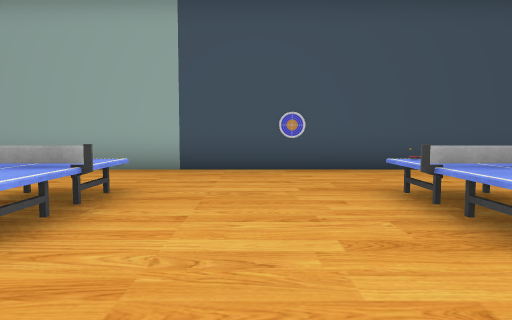
view 1 (above)

15 first-person views from a walk through a 3-D level made in the Unity game engine. The camera is 1.3 m above the floor, tilts 4° down and sees 70° across. The floor is counted in squares, 2 m on a side. Each view is taken from the middle of a square. On the plan, view 1 faces up. The plan holds only what a view shows up to about 11 squares ahead; the rest is blank. The place goes on beyond the plan. Some surface patterns are stand-ins.

view 2
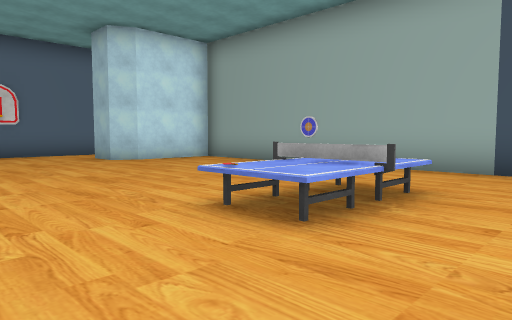

view 3
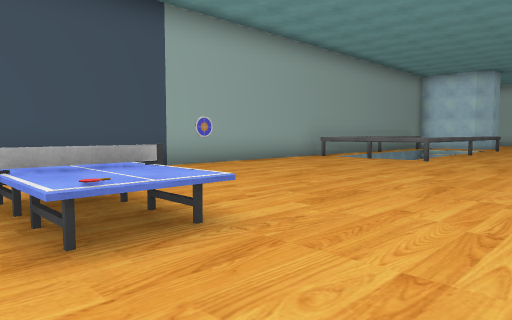

view 4
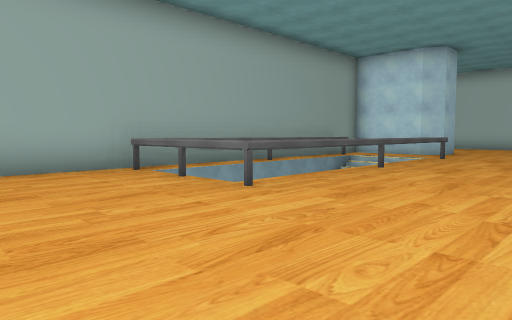

view 5
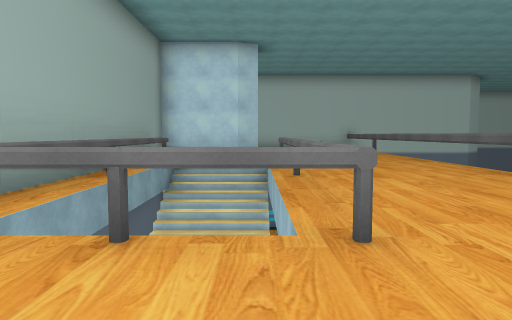

view 6
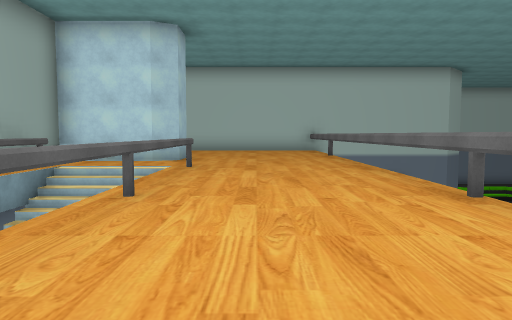

view 7
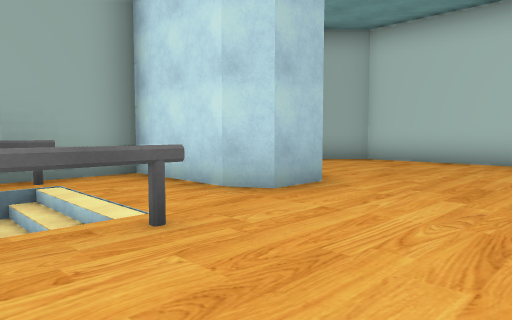

view 8
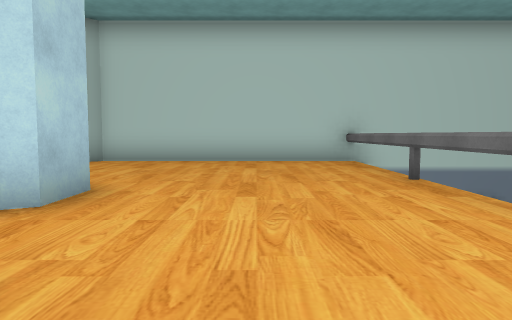

view 9
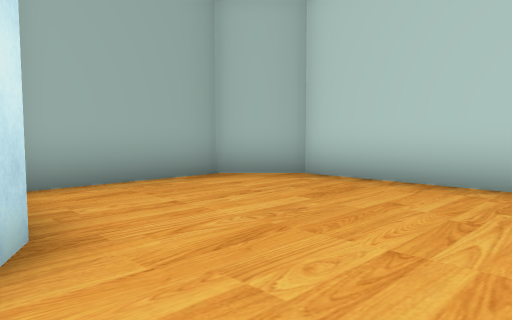

view 10
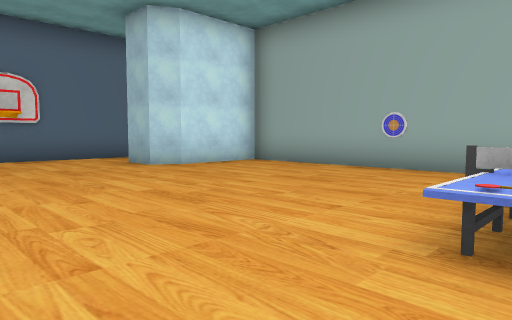

view 11
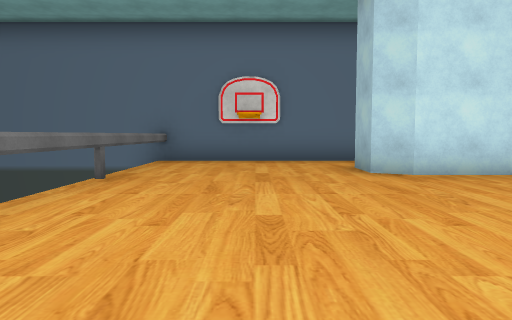

view 12
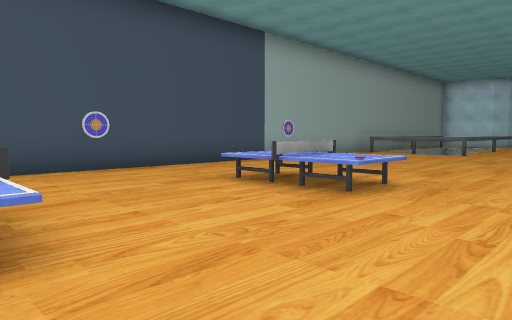

view 13
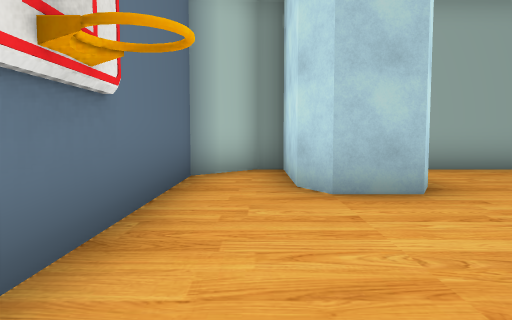

view 14
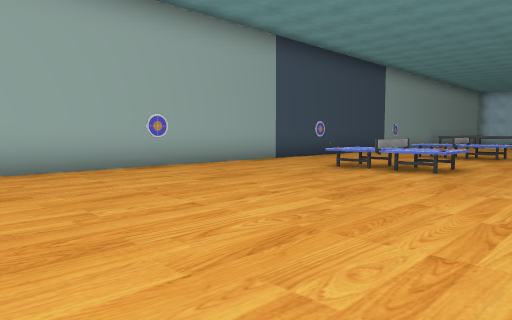

view 15
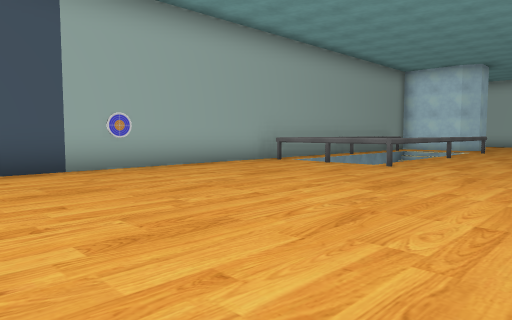

### Floor plan
Key: @ floor where view 1 was taken; # wall or solid block; . floor; / step, stairs or slope; v drop or lower ground; T table.
Columns run from 12 left of view 1 to 25 right of it. Each row starts with its distance up from view 1.
  7 ######################################
  6 #.##................../    ///.# ....#
  5 #.##................../    ///.##....#
  4 #.##......T...T.......#///////..#....#
  3 #.........T...T.......////////.......#
  2 #.........T...T......................#
  1 #....................................#
  0 #...........@.......... .............#
 -1 v                                    v

Positions as (right, up) in squares from view 1, and headings:
1: (0, 0), facing up
2: (0, 0), facing up-left
3: (1, 0), facing up-right
4: (7, 0), facing up-right
5: (8, 4), facing right
6: (10, 2), facing right
7: (16, 1), facing up-right
8: (16, 2), facing right
9: (20, 2), facing up-right
10: (-2, 0), facing up-left
11: (-3, 2), facing left
12: (-2, 0), facing up-right
13: (-11, 0), facing up
14: (-9, 0), facing up-right
15: (3, 0), facing up-right
